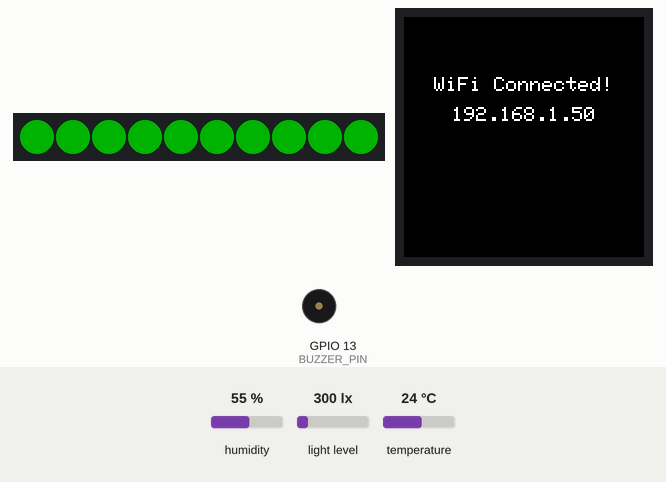
This sketch was run on a simulated ESP32. On the bench: 10 RGB LEDs in strip order, left to right, 240×240 colour display, buzzer (waves = sounding). Wiring (inferred from the names in the program): AHT10/20 sensor at I2C address 0x38; BH1750 light sensor at I2C address 0x5C. The test bench sets the inputs (shaded band); at power-on: humidity 55 %, light level 300 lx, temperature 24 °C. Dim RGB values are drawn brighter than linear; WiFi joins after 1.5 s; servers stay silent unless stated; what the sketch prints to the serial monitor is not drawn.

Above: at 3.0 s.
3.1 s: humidity set to 69 %
At 5.9 s:
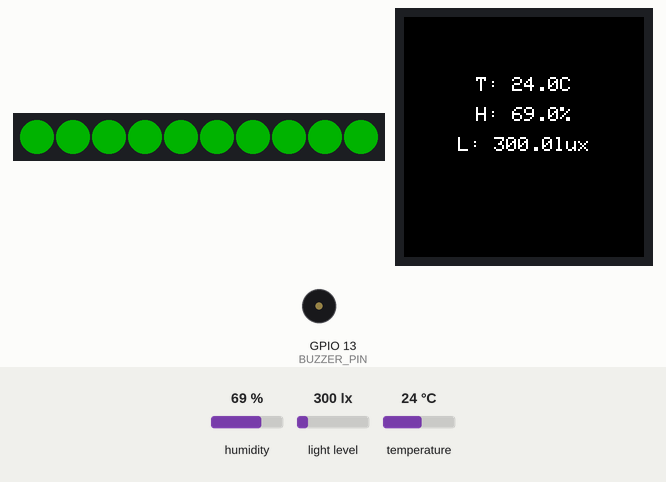
6.8 s: humidity set to 72 %
At 11.4 s:
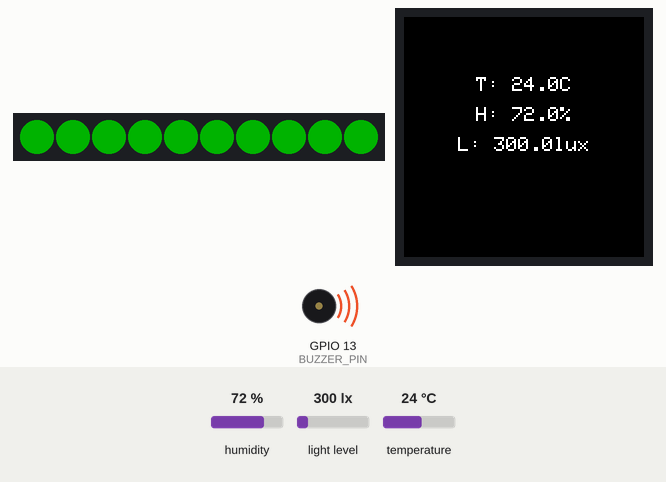
12.5 s: light level set to 40 lx
At 15.7 s:
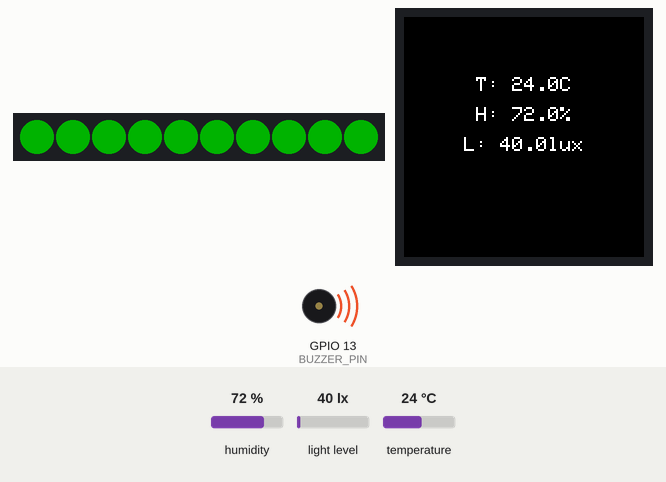
16.8 s: temperature set to 12 °C
At 20.7 s:
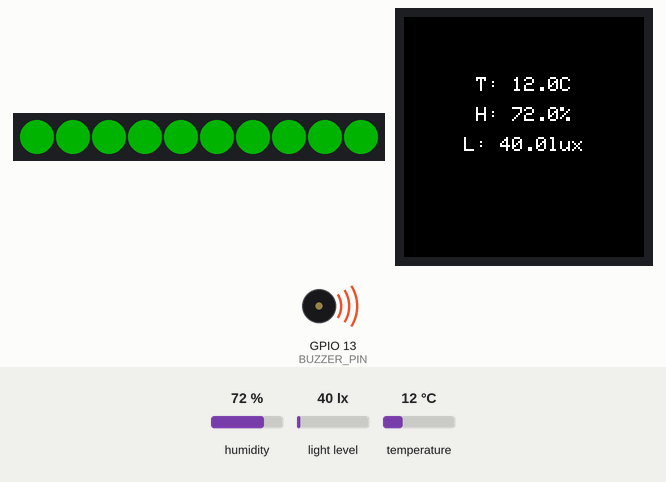
21.8 s: humidity set to 22 %
At 26.2 s:
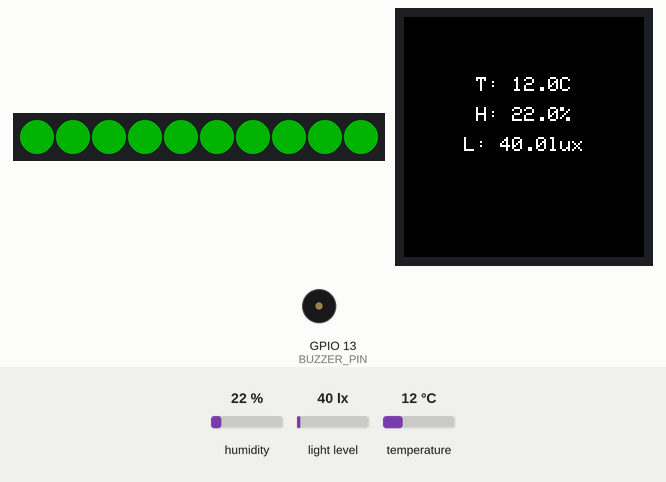
Timing chart, 0 to 27.7 s (numbered marks = the images above; inputs shaded):
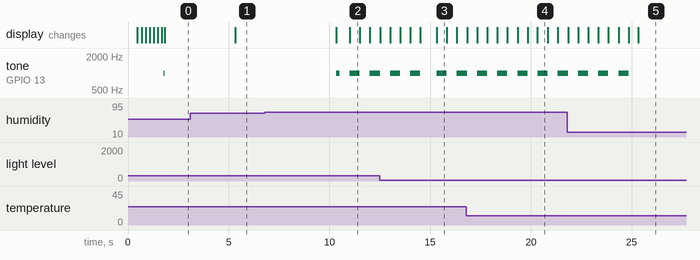

Measured:
- the behaviour switches between 70 and 71 % on humidity (found by bisection; images 1 and 2)
- after the input at 3.1 s, the display: changes after 2.2 s (image 1)
- after the input at 6.8 s, tone on GPIO 13 (BUZZER_PIN): goes 1000 Hz 0.18 s, silent 0.50 s, 1000 Hz 0.50 s, silent 0.50 s, then 1000 Hz, starting after 3.5 s; the display: first changes after 3.5 s (image 2 shows a later state)
- after the input at 21.8 s, tone on GPIO 13 (BUZZER_PIN): goes on until 24.9 s, then stays silent
- what the display in image 2 shows lasts 0.5 s, from 11.0 s to 11.5 s

The sketch:

Act7-Connect-Me-N-Check-Me.ino
```cpp
#include <Wire.h>
#include <WiFi.h>
#include <Adafruit_NeoPixel.h>
#include <WebServer.h>
#include <SPI.h>
#include <Adafruit_GFX.h>
#include <Adafruit_GC9A01A.h>

// ==========================
// 1. WiFi Configuration
// ==========================
const char* ssid = "WIFI";
const char* password = "PASS1234";

// ==========================
// 2. Sensor Addresses
// ==========================
#define AHT20_ADDR 0x38
#define BH1750_ADDR 0x5C

// ==========================
// 3. Hardware Pins
// ==========================
#define LED_PIN 14
#define NUM_LEDS 10
#define BUZZER_PIN 13

#define TFT_CS    5
#define TFT_DC    25
#define TFT_RST   -1  // Software reset
#define TFT_SCLK  18
#define TFT_MOSI  23

// ==========================
// 4. Objects
// ==========================
Adafruit_NeoPixel strip(NUM_LEDS, LED_PIN, NEO_GRB + NEO_KHZ800);
Adafruit_GC9A01A tft(TFT_CS, TFT_DC, TFT_RST);
WebServer server(80);

// ==========================
// 5. Timing Variables
// ==========================
unsigned long lastLedUpdate = 0;
unsigned long lastSensorUpdate = 0;
unsigned long lastBuzzerToggle = 0;
int spinningIndex = 0;

const unsigned long SENSOR_INTERVAL = 5000;  // 5s
const unsigned long BUZZER_INTERVAL = 500;  // 0.5s blink

// ==========================
// 6. Thresholds
// ==========================
float TEMP_THRESHOLD = 40.0;    // °C
float HUM_THRESHOLD = 70.0;     // %
float LIGHT_THRESHOLD = 800.0;  // lux

bool thresholdExceeded = false;  // Flag if any threshold exceeded
const int BUZZER_FREQ = 1000;    // 1 kHz buzzer

// ==========================
// 7. Sensor Values
// ==========================
float tempValue = 0;
float humValue = 0;
float luxValue = 0;

// ==========================
// 8. LED Colors
// ==========================
uint32_t colorWiFi = strip.Color(0, 0, 60);   // Blue: WiFi connecting
uint32_t colorReady = strip.Color(0, 60, 0);  // Green: normal ready
uint32_t colorAlert = strip.Color(60, 0, 0);  // Red: threshold exceeded

// ==========================
// 9. Helper Functions
// ==========================

// Fill all LEDs with a color
void setAll(uint32_t color){
  for(int i=0;i<NUM_LEDS;i++){
    strip.setPixelColor(i,color);
  }
  strip.show();
}

// Spinning LED effect
void spinningRing(uint32_t color,int speed=100){
  unsigned long now=millis();
  if(now-lastLedUpdate>speed){
    lastLedUpdate=now;
    strip.clear();
    strip.setPixelColor(spinningIndex,color);
    strip.show();
    spinningIndex=(spinningIndex+1)%NUM_LEDS;
  }
}

// Read BH1750 light sensor
float readBH1750(){
  Wire.beginTransmission(BH1750_ADDR);
  Wire.write(0x10);
  Wire.endTransmission();
  delay(180);
  Wire.requestFrom(BH1750_ADDR,2);
  if(Wire.available()==2){
    uint16_t raw=Wire.read()<<8 | Wire.read();
    return raw/1.2;
  }
  return -1;
}

// Read AHT20 temperature & humidity sensor
bool readAHT20(float* tempC,float* humidity){
  Wire.beginTransmission(AHT20_ADDR);
  Wire.write(0xAC);
  Wire.write(0x33);
  Wire.write(0x00);
  Wire.endTransmission();
  delay(80);

  Wire.requestFrom(AHT20_ADDR,6);
  if(Wire.available()!=6) return false;

  uint8_t data[6];
  for(int i=0;i<6;i++) data[i]=Wire.read();

  uint32_t hum_raw=((uint32_t)data[1]<<12)|((uint32_t)data[2]<<4)|((uint32_t)(data[3]>>4));
  uint32_t temp_raw=(((uint32_t)data[3]&0x0F)<<16)|((uint32_t)data[4]<<8)|((uint32_t)data[5]);

  *humidity=((float)hum_raw/1048576.0)*100.0;
  *tempC=((float)temp_raw/1048576.0)*200.0-50.0;

  return true;
}

// Print text centered on TFT
void printCentered(const char* text,int y){
  tft.setTextSize(2);
  tft.setTextColor(GC9A01A_WHITE);
  int16_t x1,y1;
  uint16_t w,h;
  tft.getTextBounds(text,0,0,&x1,&y1,&w,&h);
  int centerX=(240-w)/2;
  tft.setCursor(centerX,y);
  tft.println(text);
}

// Webpage with gauge bars
void handleRoot(){
  String html="<!DOCTYPE html><html><head><meta charset='UTF-8'><title>ESP32 Sensor Dashboard</title>";
  html+="<meta http-equiv='refresh' content='5'>";
  html+="<style>body{font-family:Arial;text-align:center;background:#111;color:#eee;} ";
  html+=".gauge{width:200px;height:20px;background:#333;border-radius:10px;margin:5px auto;} ";
  html+=".fill{height:100%;border-radius:10px;background:#0f0;}</style></head><body>";
  html+="<h1>ESP32 Sensor Dashboard</h1>";

  // Temperature gauge
  int tempPercent = min(int((tempValue/TEMP_THRESHOLD)*100),100);
  html+="<p>Temperature: "+String(tempValue,1)+" °C</p>";
  html+="<div class='gauge'><div class='fill' style='width:"+String(tempPercent)+"%;background:"+(tempPercent>=100?"#f00":"#0f0")+";'></div></div>";

  // Humidity gauge
  int humPercent = min(int((humValue/HUM_THRESHOLD)*100),100);
  html+="<p>Humidity: "+String(humValue,1)+" %</p>";
  html+="<div class='gauge'><div class='fill' style='width:"+String(humPercent)+"%;background:"+(humPercent>=100?"#f00":"#00f")+";'></div></div>";

  // Light gauge
  int luxPercent = min(int((luxValue/LIGHT_THRESHOLD)*100),100);
  html+="<p>Light: "+String(luxValue,1)+" lux</p>";
  html+="<div class='gauge'><div class='fill' style='width:"+String(luxPercent)+"%;background:"+(luxPercent>=100?"#f00":"#ff0")+";'></div></div>";

  html+="<p>ESP32 IP: "+WiFi.localIP().toString()+"</p>";
  html+="</body></html>";
  server.send(200,"text/html",html);
}

// ==========================
// 10. Setup
// ==========================
void setup(){
  Serial.begin(115200);

  // Initialize LED strip
  strip.begin();
  strip.show();
  pinMode(BUZZER_PIN,OUTPUT);
  digitalWrite(BUZZER_PIN,LOW);

  Wire.begin(21,22); // I2C

  // TFT init
  SPI.begin(TFT_SCLK,-1,TFT_MOSI,TFT_CS);
  tft.begin();
  tft.fillScreen(GC9A01A_BLACK);

  // Display "Connecting to WiFi"
  tft.fillScreen(GC9A01A_BLACK);
  printCentered("Connecting",60);
  printCentered("to",90);
  printCentered("WiFi",120);

  // Connect WiFi
  WiFi.begin(ssid,password);

  while(WiFi.status()!=WL_CONNECTED){
    spinningRing(colorWiFi,150); // LED animation while connecting
    delay(100);
  }

  // WiFi connected tone
  tone(BUZZER_PIN, 1000, 200);

  // Show IP on TFT
  tft.fillScreen(GC9A01A_BLACK);
  printCentered("WiFi Connected!",60);
  printCentered(WiFi.localIP().toString().c_str(),90);

  // Start web server
  server.on("/",handleRoot);
  server.begin();
}

// ==========================
// 11. Loop
// ==========================
void loop(){
  unsigned long now=millis();

  // Handle WiFi disconnect
  if(WiFi.status()!=WL_CONNECTED){
    spinningRing(colorWiFi,150);
    tft.fillScreen(GC9A01A_BLACK);
    printCentered("Reconnecting...",80);
    thresholdExceeded=false;
    noTone(BUZZER_PIN);
    return;
  } else {
    setAll(colorReady);
  }

  // Handle web server
  server.handleClient();

  // Sensor reading every 5s
  if(now-lastSensorUpdate>SENSOR_INTERVAL){
    lastSensorUpdate=now;
    if(readAHT20(&tempValue,&humValue)) Serial.printf("Temp: %.1fC Hum: %.1f%%\n",tempValue,humValue);
    float lux=readBH1750();
    if(lux >= 0) {
        luxValue = lux;
        Serial.printf("Light: %.1f lux\n", luxValue);  // <-- Add this line
    }
    // Print values on TFT
    tft.fillScreen(GC9A01A_BLACK);
    printCentered(("T: "+String(tempValue,1)+"C").c_str(),60);
    printCentered(("H: "+String(humValue,1)+"%").c_str(),90);
    printCentered(("L: "+String(luxValue,1)+"lux").c_str(),120);

    // Check thresholds
    thresholdExceeded=(tempValue>=TEMP_THRESHOLD || humValue>=HUM_THRESHOLD || luxValue>=LIGHT_THRESHOLD);
  }

  // Blink LEDs + buzzer when threshold exceeded
  if(thresholdExceeded){
    if(now-lastBuzzerToggle>BUZZER_INTERVAL){
      lastBuzzerToggle=now;
      static bool alertOn=false;
      alertOn=!alertOn;
      if(alertOn){
        setAll(colorAlert);
        tone(BUZZER_PIN,BUZZER_FREQ);
      } else {
        setAll(0);
        noTone(BUZZER_PIN);
      }
    }
  } else {
    setAll(colorReady);
    noTone(BUZZER_PIN);
  }
}
```
